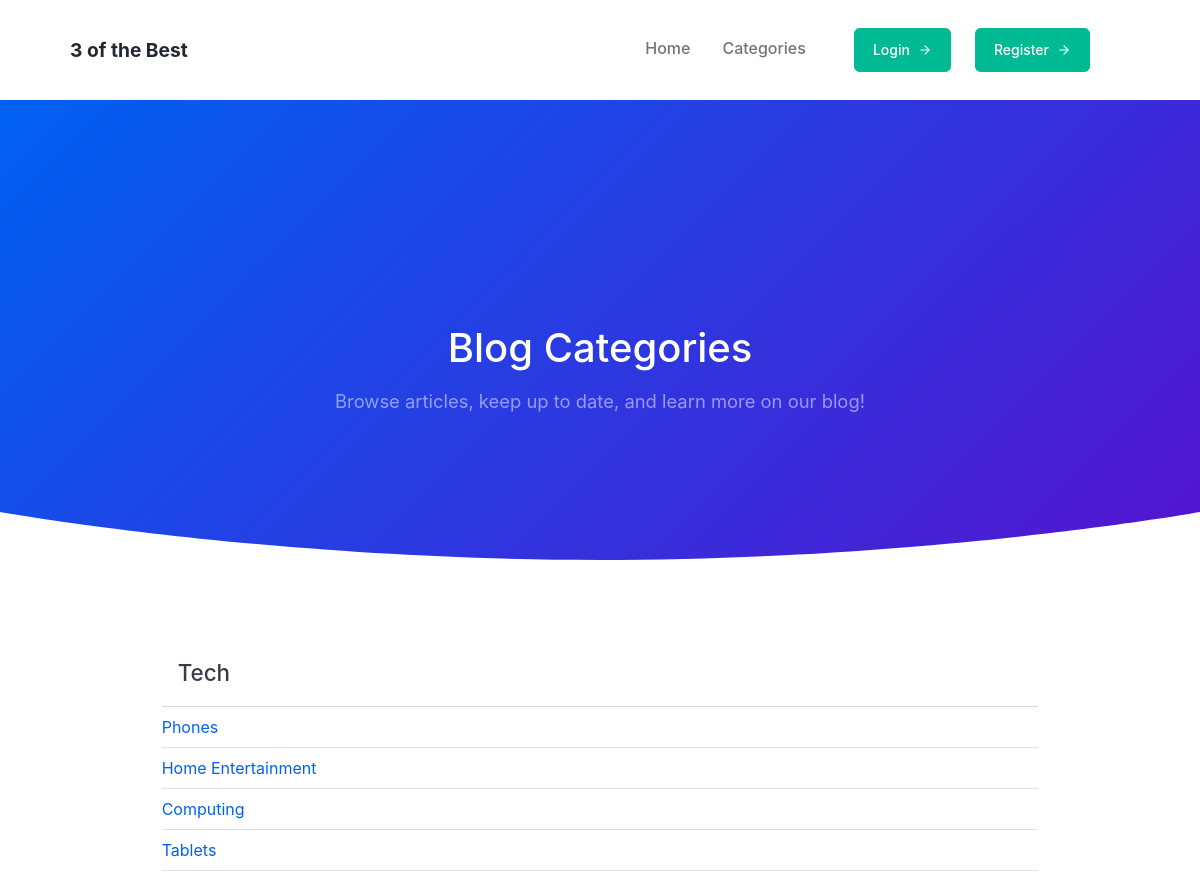
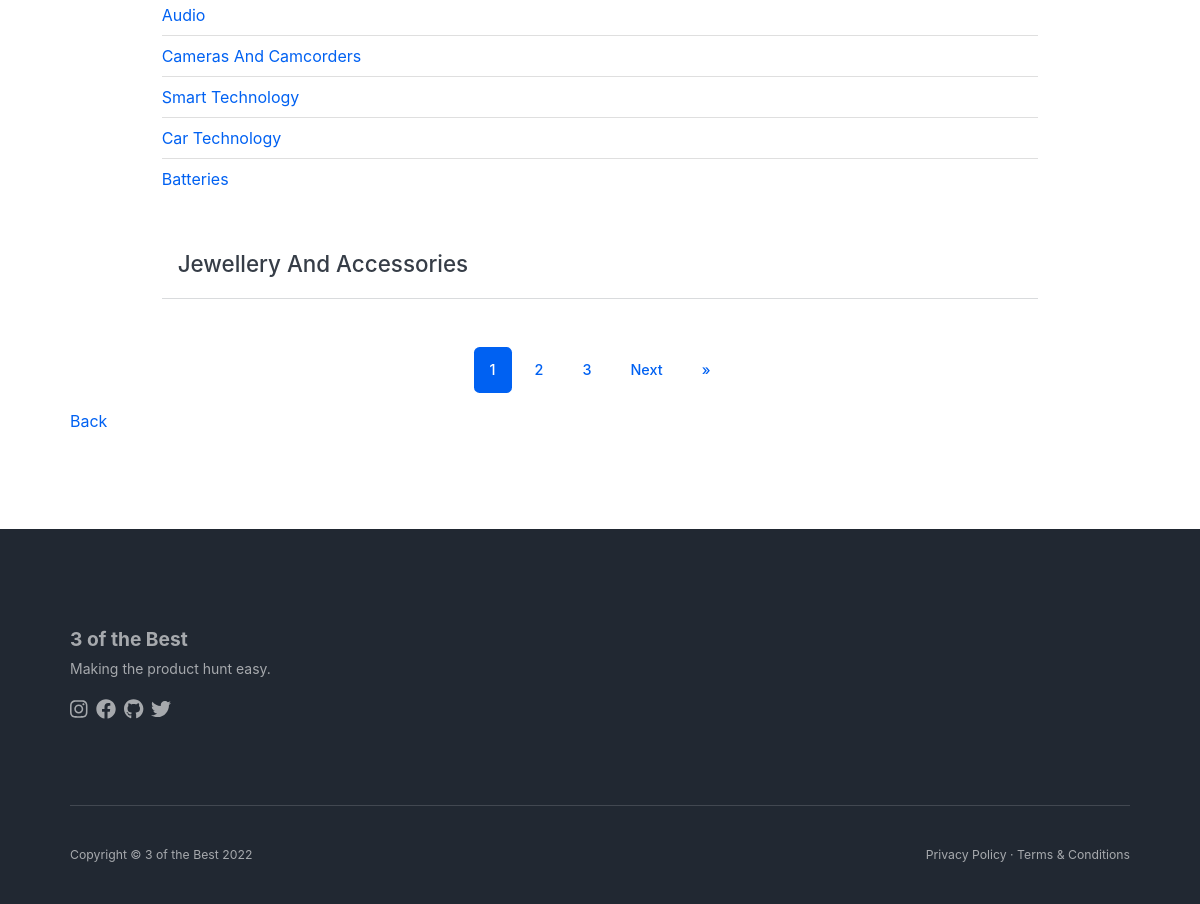
The page /category-list/ on the database its author committed (2 pictures, top to bottom).
### theblog/models.py (models this page shows, shortened)
class Category(models.Model):
    name = models.CharField(max_length=255)
    def __str__(self):
        return self.name

class SubCategory(models.Model):
    name = models.CharField(max_length=255, blank=True, null=True)
    sub_category = models.ForeignKey(Category, on_delete=models.CASCADE, default='uncategorized', related_name='sub_category')
    def __str__(self):
        return self.name

### theblog/views.py (the view)
# urls.py: path('category-list/', views.ListAllCategoriesView, name='category_list'),
def ListAllCategoriesView(request):
    cat_menu_list = Category.objects.all()
    p = Paginator(cat_menu_list, 2)
    page = request.GET.get('page')
    all_categories = p.get_page(page)
    nums = 'J' * all_categories.paginator.num_pages
    sub_categories = SubCategory.objects.all()
    return render(request, 'categories_list.html',{
        'cat_menu_list': cat_menu_list,
        'all_categories':all_categories,
        'nums':nums,
        'sub_categories':sub_categories,
        })

### theblog/templates/categories_list.html (shortened to what this page needs)
{% extends 'base.html' %}
{% block content%}
<header class="page-header-ui page-header-ui-dark bg-gradient-primary-to-secondary">
    <div class="page-header-ui-content pt-10">
        <div class="container px-5 text-center">
            <div class="row gx-5 justify-content-center">
                <div class="col-lg-8">
                    <h1 class="page-header-ui-title mb-3">Blog Categories</h1>
                    <p class="page-header-ui-text">Browse articles, keep up to date, and learn more on our
                        blog!</p>
                </div>
            </div>
        </div>
    </div>
    <div class="svg-border-rounded text-white">
        <svg xmlns="http://www.w3.org/2000/svg" viewBox="0 0 144.54 17.34" preserveAspectRatio="none" fill="currentColor"><path d="M144.54,17.34H0V0H144.54ZM0,0S32.36,17.34,72.27,17.34,144.54,0,144.54,0"></path></svg>
    </div>
</header>
<section class="bg-white py-10">
    <div class="container px-5">
        <div class="row gx-5 justify-content-center">
            <div class="col-lg-10">
                {% for cat in all_categories %}
                    <div class="d-flex align-items-center justify-content-between">
                        <a class="dropdown-item" href="{% url 'category' cat|slugify %}"><h2 class="mb-0">{{cat|title}}</h2></a>
                    </div>
                    <hr class="mb-0">
                    <ul class="list-group list-group-flush list-group-careers">
                        {% for sub_cat in sub_categories %}
                            {% if sub_cat.sub_category == cat %}
                            <li class="list-group-item">
                                <a href="{% url 'sub_category' sub_cat|slugify %}">{{sub_cat.name|title}}</a>
                            </li>
                            {% endif %}
                        {% endfor %}
                    </ul>
                {% endfor %}
            </div>
        </div>
            <nav aria-label="Page navigation example">
                <ul class="pagination pagination-blog justify-content-center">
                    {% for i in nums %}
                    {% if forloop.counter == all_categories.number %}
                        <li class="page-item active">
                            <a class="page-link" href="?page={{forloop.counter}}">{{forloop.counter}}</a>
                        </li>
                        {% else %}
                        <li class="page-item">
                            <a class="page-link" href="?page={{forloop.counter}}">{{forloop.counter}}</a>
                        </li>
                {% endif %}
                {% endfor %}
                {% if all_categories.has_next %}
                <li class="page-item">
                    <a class="page-link" href="?page={{ all_categories.next_page_number}}">Next</a>
                </li>
                <li class="page-item">
                    <a class="page-link" href="?page={{ all_categories.paginator.num_pages}}" aria-label="Next"
                    ><span aria-hidden="true">»</span></a
                    >
                </li>
                {% endif %}
                </ul>
            </nav>
            <a href="{% url 'home' %}">Back</a>
    </div>
</section>
{% endblock %}

### rows shown on the page
Category: name "Tech"
SubCategory: name "Phones"
SubCategory: name "Home Entertainment"
SubCategory: name "Computing"
SubCategory: name "Tablets"
SubCategory: name "Audio"
SubCategory: name "Cameras And Camcorders"
SubCategory: name "Smart Technology"
SubCategory: name "Car Technology"
SubCategory: name "Batteries"
Category: name "Jewellery And Accessories"
